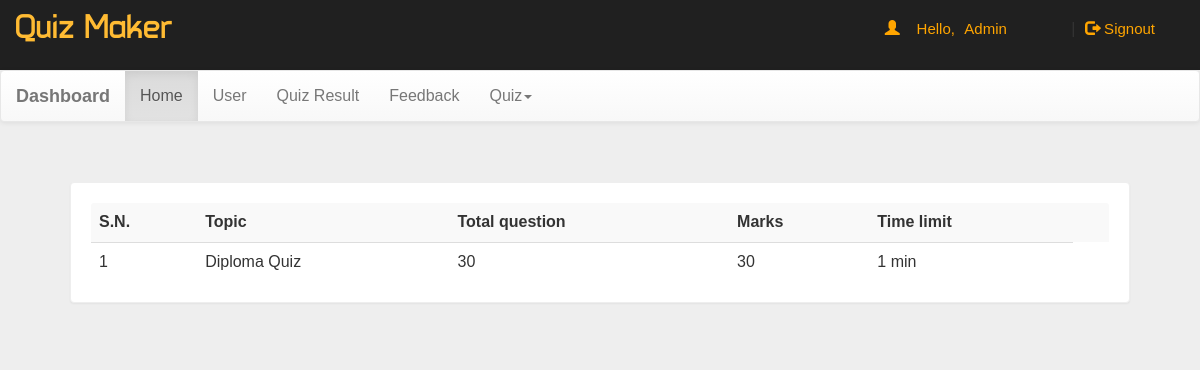
Screenshot of /dash.php?q=0 (signed in) with the database file from the repository.
### tables this page shows
CREATE TABLE `quiz` (
  `eid` text NOT NULL,
  `title` varchar(100) NOT NULL,
  `sahi` int(11) NOT NULL,
  `wrong` varchar(255) NOT NULL,
  `total` varchar(255) NOT NULL,
  `time` bigint(20) NOT NULL,
  `intro` text NOT NULL,
  `tag` varchar(100) NOT NULL,
  `date` timestamp NOT NULL DEFAULT current_timestamp() ON UPDATE current_timestamp()
);

### dash.php (the view, shortened to what this page needs)
<!DOCTYPE html PUBLIC "-//W3C//DTD XHTML 1.0 Transitional//EN" "http://www.w3.org/TR/xhtml1/DTD/xhtml1-transitional.dtd">
<html xmlns="http://www.w3.org/1999/xhtml">
<head>
<link  rel="stylesheet" href="css/bootstrap.min.css"/>
 <link  rel="stylesheet" href="css/bootstrap-theme.min.css"/>
 <link rel="stylesheet" href="css/main.css">
 <link  rel="stylesheet" href="css/font.css">
</head>
<body  style="background:#eee;">
<div class="header">
<div class="row">
<div class="col-lg-6">
<span class="logo">Quiz Maker</span></div>
<?php
include_once 'dbConnection.php';
$email=$_SESSION['email'];
  if(!(isset($_SESSION['email']))){
header("location:index.php");
}
else
{
$name = $_SESSION['name'];
echo '<span class="pull-right top title1" ><span class="log1"><span class="glyphicon glyphicon-user" aria-hidden="true"></span>&nbsp;&nbsp;&nbsp;&nbsp;Hello,</span> <a href="account.php" class="log log1">'.$name.'</a>&nbsp;|&nbsp;<a href="logout.php?q=account.php" class="log"><span class="glyphicon glyphicon-log-out" aria-hidden="true"></span>&nbsp;Signout</button></a></span>';
}?>
</div></div>
<nav class="navbar navbar-default title1">
  <div class="container-fluid">
    <div class="navbar-header">
      <a class="navbar-brand" href="dash.php?q=0"><b>Dashboard</b></a>
    </div>
    <div class="collapse navbar-collapse" id="bs-example-navbar-collapse-1">
      <ul class="nav navbar-nav">
        <li <?php if(@$_GET['q']==0) echo'class="active"'; ?>><a href="dash.php?q=0">Home<span class="sr-only">(current)</span></a></li>
        <li <?php if(@$_GET['q']==1) echo'class="active"'; ?>><a href="dash.php?q=1">User</a></li>
		<li <?php if(@$_GET['q']==2) echo'class="active"'; ?>><a href="dash.php?q=2">Quiz Result</a></li>
		<li <?php if(@$_GET['q']==3) echo'class="active"'; ?>><a href="dash.php?q=3">Feedback</a></li>
        <li class="dropdown <?php if(@$_GET['q']==4 || @$_GET['q']==5) echo'active"'; ?>">
          <a href="#" class="dropdown-toggle" data-toggle="dropdown" role="button" aria-haspopup="true" aria-expanded="false">Quiz<span class="caret"></span></a>
        </li>
      </ul>
          </div>
  </div>
</nav>
<div class="container">
<div class="row">
<div class="col-md-12">
<?php if(@$_GET['q']==0) {
$result = mysqli_query($con,"SELECT * FROM quiz ORDER BY date DESC") or die('Error');
echo  '<div class="panel"><table class="table table-striped title1">
<tr><td><b>S.N.</b></td><td><b>Topic</b></td><td><b>Total question</b></td><td><b>Marks</b></td><td><b>Time limit</b></td><td></td></tr>';
$c=1;
while($row = mysqli_fetch_array($result)) {
	$title = $row['title'];
	$total = $row['total'];
	$sahi = $row['sahi'];
    $time = $row['time'];
	$eid = $row['eid'];
$q12=mysqli_query($con,"SELECT score FROM history WHERE eid='$eid' AND email='$email'" )or die('Error98');
$rowcount=mysqli_num_rows($q12);
if($rowcount == 0){
	echo '<tr><td>'.$c++.'</td><td>'.$title.'</td><td>'.$total.'</td><td>'.$sahi*$total.'</td><td>'.$time.'&nbsp;min</td>
	</tr>';
}
}
echo '</table></div>';
}
echo '</table></div>';
?>
</div>
</div></div>
</body>
</html>

### css/main.css (style rules this page uses)
body { overflow-x:hidden; width:100%; font: 15px "Century Gothic", "Times Roman", sans-serif; background:#eee; min-height:550px; background-attachment:fixed; }
.panel { border-color:#eee; margin:40px; padding:20px; font: 15px "Century Gothic", "Times Roman", sans-serif; }
.header { background:#202020; height:70px; }
.logo { font-family:'typo'; font-size:35px; color:#ffbb33; margin:15px; }
.title1 { font: 16px "Century Gothic", "Times Roman", sans-serif; }
.top { margin-top:20px; }
.log1 { font: 15px 'Ubuntu', sans-serif; color:orange; margin-left:10px; }
.log { margin:10px; margin-right:60px; margin-left:5px; color:orange; text-decoration:none; font-size:20px; font-size:15px; }

### rows the page displays
quiz: title "Diploma Quiz", total "30", $sahi*$total "30", time "1"

### other values shown
$name "Admin"
